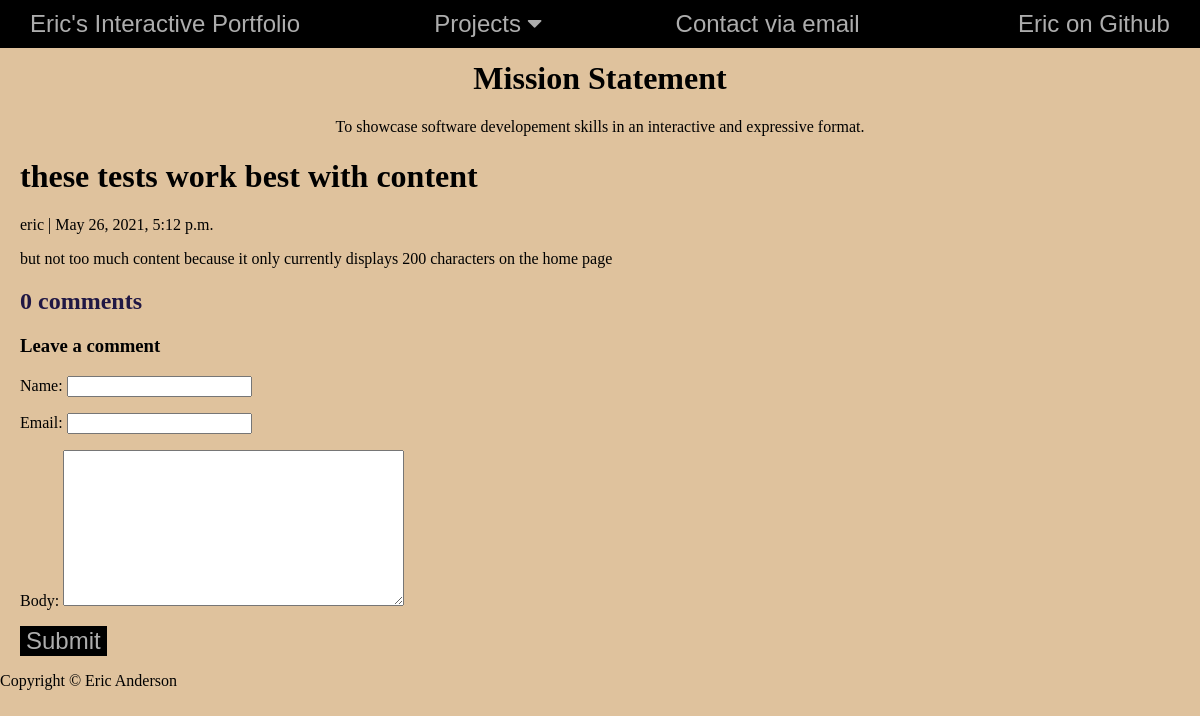
The page /blogs/these-tests-work-best-with-content/ on the database as committed earlier.
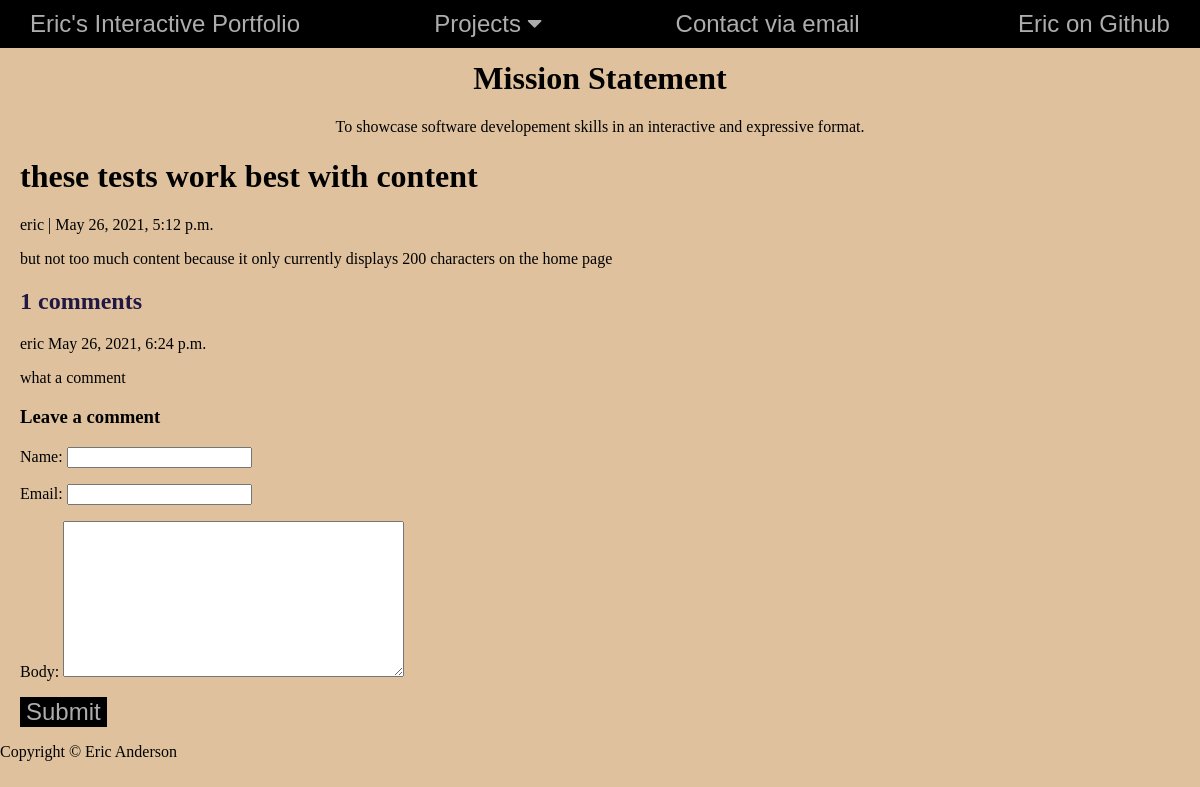
The same page on the database as committed later.
### blog/models.py (models this page shows, shortened)
class Comment(models.Model):
    post = models.ForeignKey(Post, on_delete=models.CASCADE, related_name='comments')
    name = models.CharField(max_length=80)
    email = models.EmailField()
    body = models.TextField()
    created_on = models.DateTimeField(auto_now_add=True)
    active = models.BooleanField(default=False)
    class Meta:
        ordering = ["created_on"]

### blog/views.py (the view)
# urls.py: path('<slug:slug>/', views.post_detail, name='post_detail'),
def post_detail(request, slug):
    template_name = 'post_detail.html'
    post = get_object_or_404(Post, slug=slug)
    comments = post.comments.filter(active=True).order_by("-created_on")
    new_comment = None
    if request.method == 'POST':
        comment_form = CommentForm(data=request.POST)
        if comment_form.is_valid():
            new_comment = comment_form.save(commit=False)
        new_comment.post = post
        new_comment.save()
    else:
        comment_form = CommentForm()
    return render(request, template_name, {'post': post,
                                            'comments': comments,
                                            'new_comment': new_comment,
                                            'comment_form': comment_form})

### blog/forms.py
class CommentForm(forms.ModelForm):
    class Meta:
        model = Comment
        fields = ('name', 'email', 'body')

### templates/post_detail.html (shortened to what this page needs)
{% extends 'base.html' %} {% block content %}
<div class="comments">
  <h1>{% block title %} {{ post.title }} {% endblock title %}</h1>
  <p>{{ post.author }} | {{ post.created_on }}</p>
  <p>{{ post.content | safe }}</p>
  <div class="comment_block">
      <h2>{{ comments.count }} comments</h2>
      {% for comment in comments %}
      <div class="comments">
        <p>
          {{ comment.name }}
          <span>
            {{ comment.created_on }}
          </span>
        </p>
        {{ comment.body | linebreaks }}
      </div>
      {% endfor %}
  </div>
    <div class="card-body">
      {% if new_comment %}
      <div class="alert alert-success" role="alert">
        Your comment is awaiting moderation
      </div>
      {% else %}
      <h3>Leave a comment</h3>
      <form method="post">
        {{ comment_form.as_p }}
        <button type="submit" class="btn btn-primary  btn-lg">Submit</button>
      </form>
      {% endif %}
    </div>
</div>
{% endblock content %}

Rows that differ between the two databases and show on the page:
added Comment: name "eric", created_on "May 26, 2021, 6:24 p.m.", body "what a comment"
Other text that changed with them:
{{ comments.count }}: "0" → "1"
